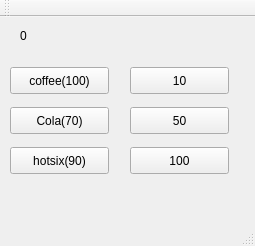
<?xml version="1.0" encoding="UTF-8"?>
<ui version="4.0">
 <class>MainWindow</class>
 <widget class="QMainWindow" name="MainWindow">
  <property name="geometry">
   <rect>
    <x>0</x>
    <y>0</y>
    <width>255</width>
    <height>246</height>
   </rect>
  </property>
  <property name="windowTitle">
   <string>MainWindow</string>
  </property>
  <widget class="QWidget" name="centralWidget">
   <widget class="QLabel" name="money_view">
    <property name="geometry">
     <rect>
      <x>20</x>
      <y>10</y>
      <width>67</width>
      <height>17</height>
     </rect>
    </property>
    <property name="text">
     <string>0</string>
    </property>
   </widget>
   <widget class="QPushButton" name="coffeeButton">
    <property name="geometry">
     <rect>
      <x>10</x>
      <y>50</y>
      <width>99</width>
      <height>27</height>
     </rect>
    </property>
    <property name="text">
     <string>coffee(100)</string>
    </property>
   </widget>
   <widget class="QPushButton" name="ColaButton">
    <property name="geometry">
     <rect>
      <x>10</x>
      <y>90</y>
      <width>99</width>
      <height>27</height>
     </rect>
    </property>
    <property name="text">
     <string>Cola(70)</string>
    </property>
   </widget>
   <widget class="QToolButton" name="HotsixButton">
    <property name="geometry">
     <rect>
      <x>10</x>
      <y>130</y>
      <width>99</width>
      <height>27</height>
     </rect>
    </property>
    <property name="text">
     <string>hotsix(90)</string>
    </property>
   </widget>
   <widget class="QPushButton" name="button_10">
    <property name="geometry">
     <rect>
      <x>130</x>
      <y>50</y>
      <width>99</width>
      <height>27</height>
     </rect>
    </property>
    <property name="text">
     <string>10</string>
    </property>
   </widget>
   <widget class="QPushButton" name="button_50">
    <property name="geometry">
     <rect>
      <x>130</x>
      <y>90</y>
      <width>99</width>
      <height>27</height>
     </rect>
    </property>
    <property name="text">
     <string>50</string>
    </property>
   </widget>
   <widget class="QPushButton" name="button_100">
    <property name="geometry">
     <rect>
      <x>130</x>
      <y>130</y>
      <width>99</width>
      <height>27</height>
     </rect>
    </property>
    <property name="text">
     <string>100</string>
    </property>
   </widget>
  </widget>
  <widget class="QMenuBar" name="menuBar">
   <property name="geometry">
    <rect>
     <x>0</x>
     <y>0</y>
     <width>255</width>
     <height>25</height>
    </rect>
   </property>
  </widget>
  <widget class="QToolBar" name="mainToolBar">
   <attribute name="toolBarArea">
    <enum>TopToolBarArea</enum>
   </attribute>
   <attribute name="toolBarBreak">
    <bool>false</bool>
   </attribute>
  </widget>
  <widget class="QStatusBar" name="statusBar"/>
 </widget>
 <layoutdefault spacing="6" margin="11"/>
 <resources/>
 <connections/>
</ui>
